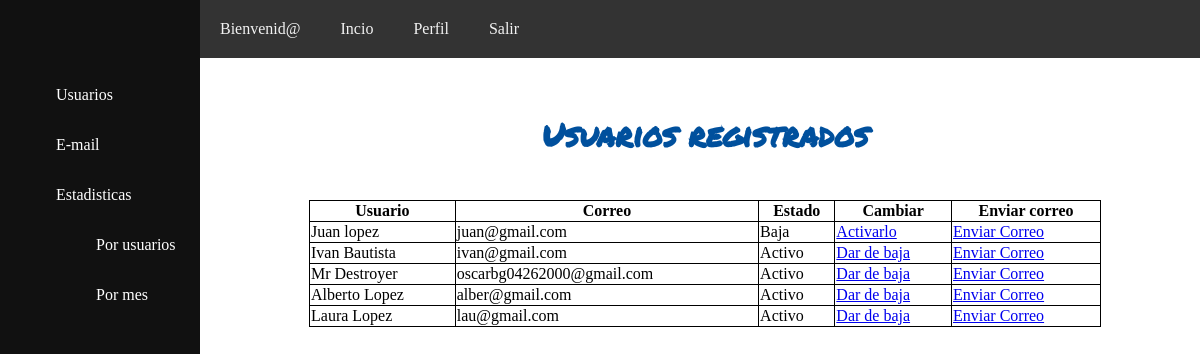
The app's page /vistas/panel.php?menu=usuario with its own data.
### tables this page shows
CREATE TABLE `tm_usuario` (
  `usu_id` int(11) NOT NULL,
  `usu_nom` varchar(150) DEFAULT NULL,
  `usu_correo` varchar(200) DEFAULT NULL,
  `foto` varchar(255) DEFAULT NULL,
  `usu_pass` varchar(255) DEFAULT NULL,
  `est` int(11) DEFAULT NULL
);

### modelos/conexionBD.php (called while the page is built)
<?php
    class ConexionBD{
        static public function cBD(){
            try{
                $bd = new PDO("mysql:host=nombre-de-host;dbname=nombre-base-de-datos","usuario","contraseña");
                return $bd;
            }catch(PDOException $e){
                echo "ERROR AL CONECTAR ". $e -> getMessage();
            }
        }
    }
?>

### modelos/activoM.php (called while the page is built, shortened)
<?php
    require_once "conexionBD.php";
    class ActivoM extends ConexionBD{
        static public function consultar_usu_registroM(){
            $pdo = ConexionBD::cBD()->prepare("SELECT usu_nom, usu_correo, est FROM tm_usuario");
            $pdo->execute();
            return $pdo->fetchAll();
        }
    }
?>

### controlador/activoC.php (the view, shortened to what this page needs)
<?php
    class ActivoC{
        public function tabla_usuario(){
            $respuesta = ActivoM::consultar_usu_registroM();
            foreach ($respuesta as $key => $value) {
                if ($value["est"] == 1) {
                    echo '
                        <tr>
                            <td>'.$value["usu_nom"].'</td>
                            <td>'.$value["usu_correo"].'</td>
                            <td>Activo</td>
                            <td><a href="panel.php?estado=0&correo='.$value["usu_correo"].'">Dar de baja</a></td>
                            <td><a href="panel.php?menu=email&correo='.$value["usu_correo"].'">Enviar Correo</a></td>
                            </tr>
                            ';
                        }else{
                            echo '
                            <tr>
                            <td>'.$value["usu_nom"].'</td>
                            <td>'.$value["usu_correo"].'</td>
                            <td>Baja</td>
                            <td><a href="panel.php?estado=1&correo='.$value["usu_correo"].'">Activarlo</a></td>
                            <td><a href="panel.php?menu=email&correo='.$value["usu_correo"].'">Enviar Correo</a></td>
                        </tr>
                    ';
                }
            }
        }
    }
?>

### vistas/panel.php (shortened to what this page needs)
<?php
require_once "../controlador/activoC.php";
require_once "../modelos/activoM.php";
?>
<!DOCTYPE html>
<html lang="en">
<head>
    <link href="css/style.css" rel="stylesheet">
</head>
<body>
    <div class="topnav">
        <a>Bienvenid@ <?php echo $_SESSION["user"]; ?></a>
        <a href="panel.php?menu=inicio">Incio</a>
        <a href="panel.php?menu=perfil">Perfil</a>
        <a href="panel.php?menu=salir">Salir</a>
    </div>
    <div class="sidenav">
        <br>
        <br>
        <br>
        <ul>
            <li><a href="panel.php?menu=usuario">Usuarios</a></li>
            <li><a href="panel.php?menu=email">E-mail</a></li>
            <li>
                <a href="#">Estadisticas</a>
                <ul>
                    <li><a href="panel.php?menu=estadistica&selec=user">Por usuarios</a></li>
                    <li><a href="panel.php?menu=estadistica&selec=mes">Por mes</a></li>
                </ul>
            </li>
        </ul>
    </div>
    <div id="div3">
        <?php
            if(isset($_GET["menu"])){
                $menu = $_GET["menu"];
                switch ($menu) {
                    case 'usuario':
                        include_once "usuario.php";
                    break;
                }
            }else{
                echo 'Bienvenido a tu Tablero';
            }
        ?>
    </div>
</body>
</html>

### vistas/usuario.php
<div class="tabla_usuario">
    <h1>Usuarios registrados</h1>
    <table>
        <tr>
            <th>
                Usuario
            </th>
            <th>
                Correo
            </th>
            <th>
                Estado
            </th>
            <th>
                Cambiar
            </th>
            <th>
                Enviar correo
            </th>
        </tr>
        <?php
            $mostrar = new ActivoC();
            $mostrar -> tabla_usuario();
        ?>
    </table>
</div>

### vistas/css/style.css (style rules this page uses)
* { box-sizing: border-box; }
body { margin: 0; }
#div3 { background-color: white; padding-left: 210px; padding-top: 90px; }
.topnav { position:fixed; overflow: hidden; width: 100%; left: 200px; background-color: #333; }
.topnav a { float: left; display: block; color: #f2f2f2; text-align: center; padding: 20px 20px; text-decoration: none; }
.sidenav { height: 100%; width: 200px; position: fixed; z-index: 1; top: 0; left: 0; background-color: #111; overflow-x: hidden; }
.sidenav ul { list-style: none; }
.sidenav a { color: white; padding: 16px; text-decoration: none; display: block; }
.tabla_usuario { width: 100%; }
.tabla_usuario h1 { text-align: center; padding-bottom: 20px; font-family: 'Permanent Marker', cursive; color: #00509d; }
.tabla_usuario table { width: 80%; border-collapse: collapse; margin-left: auto; margin-right: auto; }
.tabla_usuario table, td, th { border: 1px solid black; }

### records on screen
tm_usuario: usu_nom "Juan lopez", usu_correo "juan@gmail.com"
tm_usuario: usu_nom "Ivan Bautista", usu_correo "ivan@gmail.com"
tm_usuario: usu_nom "Mr Destroyer", usu_correo "oscarbg04262000@gmail.com"
tm_usuario: usu_nom "Alberto Lopez", usu_correo "alber@gmail.com"
tm_usuario: usu_nom "Laura Lopez", usu_correo "lau@gmail.com"
